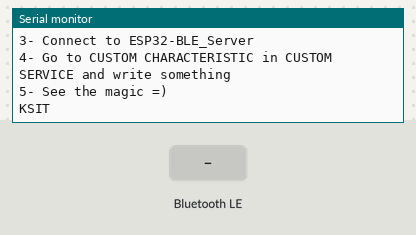
Simulated run of this sketch. Board: ESP32. Parts: the last lines printed to the serial monitor. The test bench sets the inputs (shaded band). Nothing arrives over Bluetooth unless stated; a phone connects over Bluetooth LE 3 s after start.

Above: at 1.2 s.
1.3 s: Bluetooth LE write "1" received
At 2.4 s:
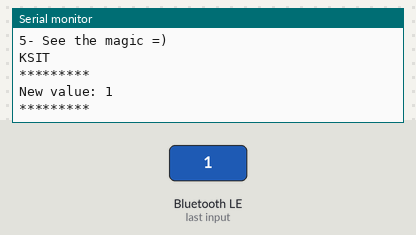
2.8 s: Bluetooth LE write "0" received
At 3.5 s:
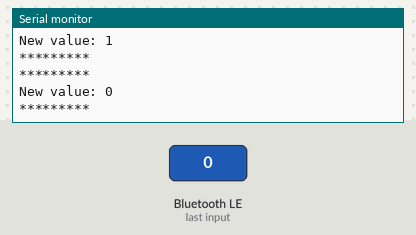
4.3 s: Bluetooth LE write "2" received
At 4.7 s:
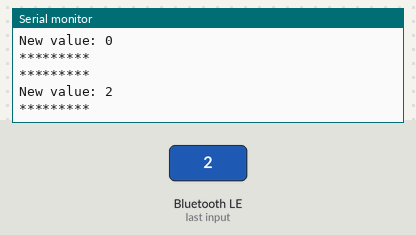

The sketch:

msg.ino
```cpp
#include <BLEDevice.h>
#include <BLEUtils.h>
#include <BLEServer.h>


// See the following for generating UUIDs:
// https://www.uuidgenerator.net/

#define SERVICE_UUID        "4fafc201-1fb5-459e-8fcc-c5c9c331914b"
#define CHARACTERISTIC_UUID "beb5483e-36e1-4688-b7f5-ea07361b26a8"


class MyCallbacks: public BLECharacteristicCallbacks
{
  void onWrite(BLECharacteristic *pCharacteristic)
  {
    std::string value = pCharacteristic->getValue();

    if (value.length() > 0)
    {
      Serial.println("*********");
      Serial.print("New value: ");
      for (int i = 0; i < value.length(); i++)
      {
        Serial.print(value[i]);
      }

      Serial.println();
      Serial.println("*********");
    }
  }
};

void setup()
{
  Serial.begin(115200);

  Serial.println("1- Download and install an BLE scanner app in your phone");
  Serial.println("2- Scan for BLE devices in the app");
  Serial.println("3- Connect to ESP32-BLE_Server");
  Serial.println("4- Go to CUSTOM CHARACTERISTIC in CUSTOM SERVICE and write something");
  Serial.println("5- See the magic =)");

  BLEDevice::init("ESP32-BLE-Server");
  BLEServer *pServer = BLEDevice::createServer();

  BLEService *pService = pServer->createService(SERVICE_UUID);

  BLECharacteristic *pCharacteristic = pService->createCharacteristic(
                                         CHARACTERISTIC_UUID,
                                         BLECharacteristic::PROPERTY_READ |
                                         BLECharacteristic::PROPERTY_WRITE
                                       );

  pCharacteristic->setCallbacks(new MyCallbacks());

  pCharacteristic->setValue("KSIT");
Serial.println("KSIT");
  pService->start();

  BLEAdvertising *pAdvertising = pServer->getAdvertising();
  pAdvertising->start();
}

void loop()
{
  delay(2000);
}
```

Measured:
- after the input at 1.3 s, the serial monitor: prints a new line at once (image 1)
- after the input at 2.8 s, the serial monitor: prints a new line at once (image 2)
- after the input at 4.3 s, the serial monitor: prints a new line at once (image 3)
